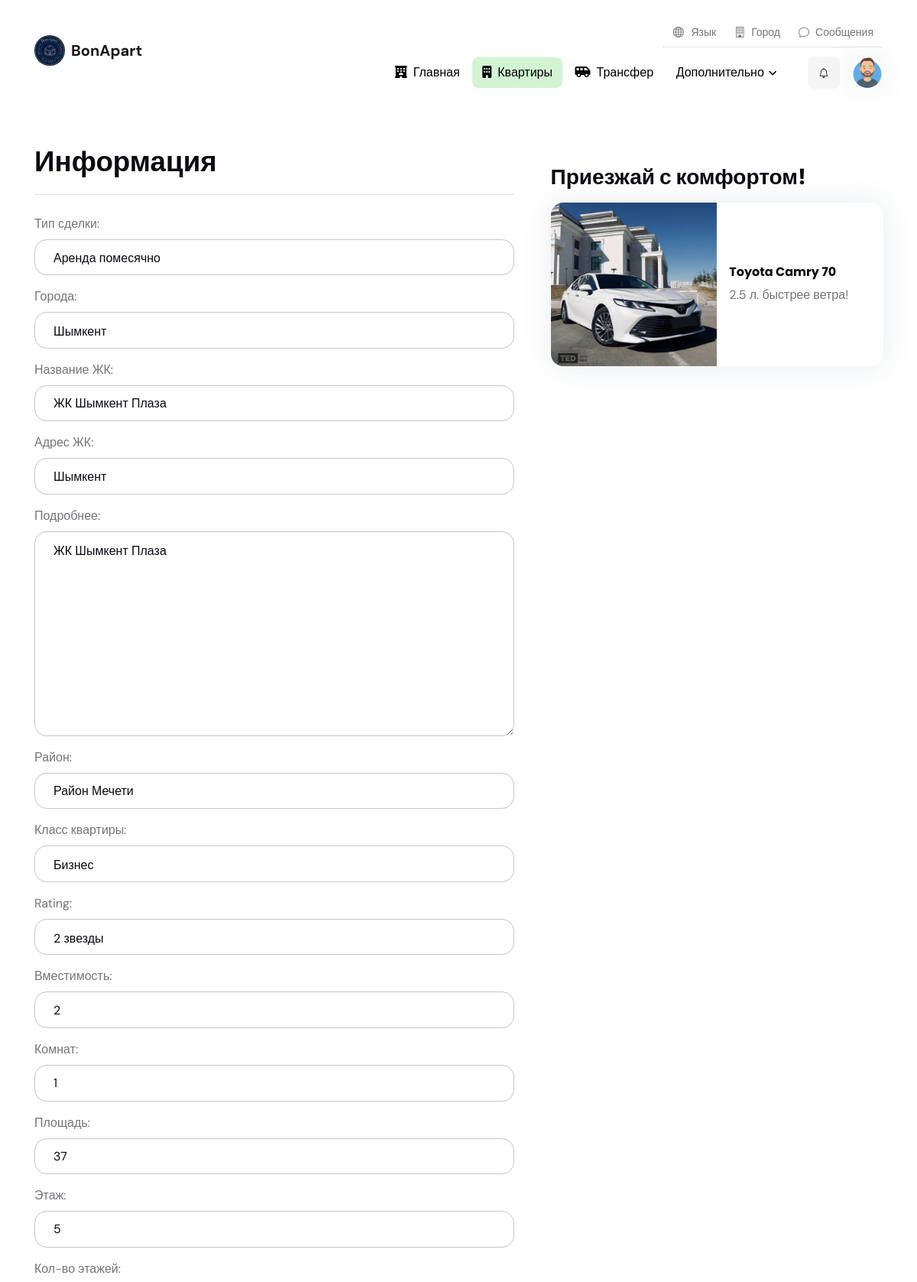
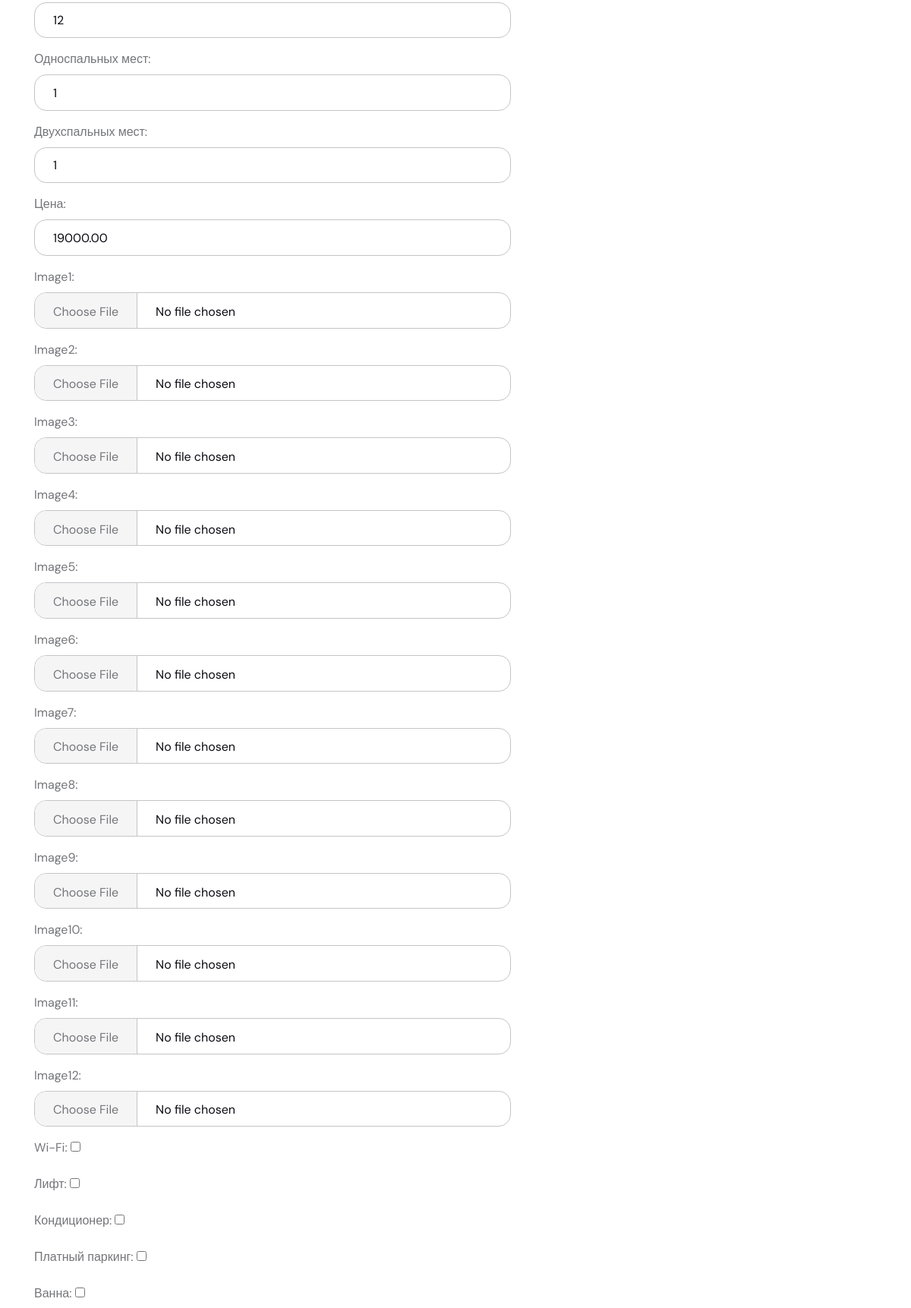
Screenshot of /apartments/apartaments-detail/13/edit (signed in, upper part) with the database file from the repository (2 pictures, top to bottom).
### apartments/models.py (models this page shows, shortened)
class Apartment(models.Model):
    DEAL_CHOICES = (
        ('daily_rent', 'Аренда по суточно'),
        ('monthly_rent', 'Аренда помесячно'),
        ('sale', 'Продажа'),
    )
    CLASS_CHOICES = (
        ('lux', 'Люкс'),
        ('business', 'Бизнес'),
        ('prestige', 'Престиж'),
    )
    STATUS_CHOICES = (
        ('pending', 'На рассмотрении'),
        ('approved', 'Одобрено'),
        ('rejected', 'Отклонено'),
    )
    RATING_CHOICES = (
        (1, '1 звезда'),
        (2, '2 звезды'),
        (3, '3 звезды'),
        (4, '4 звезды'),
        (5, '5 звезд'),
    )
    deal_type = models.CharField(max_length=20, choices=DEAL_CHOICES, default='daily_rent', verbose_name='Тип сделки')
    city = models.ForeignKey('City', on_delete=models.CASCADE, blank=True, null=True, verbose_name='Города')
    name = models.CharField(max_length=355, verbose_name = 'Название ЖК')
    address = models.CharField(max_length=355, verbose_name = 'Адрес ЖК', blank=True, null=True)
    description = models.TextField(verbose_name='Подробнее')
    side = models.CharField(max_length=255, verbose_name='Район', blank=True, null=True)
    level = models.CharField(max_length=10, choices=CLASS_CHOICES, verbose_name='Класс квартиры', blank=True, null=True)
    rating = models.IntegerField(choices=RATING_CHOICES, blank=True, null=True)
    capacity = models.PositiveIntegerField(default=2, verbose_name='Вместимость')
    room = models.PositiveIntegerField(default=1, verbose_name='Комнат')
    square = models.PositiveIntegerField(default=37, verbose_name='Площадь')
    floor = models.PositiveIntegerField(default=5, verbose_name='Этаж')
    total_floors = models.PositiveSmallIntegerField(verbose_name='Кол-во этажей')
    singlebeds = models.PositiveSmallIntegerField(default=1, verbose_name='Односпальных мест')
    doublebeds = models.PositiveSmallIntegerField(default=1, verbose_name='Двухспальных мест')
    price = models.DecimalField(max_digits=10, decimal_places=2, verbose_name='Цена')
    image1 = models.ImageField(upload_to='apartment_images/', blank=True, null=True)
    image2 = models.ImageField(upload_to='apartment_images/', blank=True, null=True)
    image3 = models.ImageField(upload_to='apartment_images/', blank=True, null=True)
    image4 = models.ImageField(upload_to='apartment_images/', blank=True, null=True)
    image5 = models.ImageField(upload_to='apartment_images/', blank=True, null=True)
    image6 = models.ImageField(upload_to='apartment_images/', blank=True, null=True)
    image7 = models.ImageField(upload_to='apartment_images/', blank=True, null=True)
    image8 = models.ImageField(upload_to='apartment_images/', blank=True, null=True)
    image9 = models.ImageField(upload_to='apartment_images/', blank=True, null=True)
    image10 = models.ImageField(upload_to='apartment_images/', blank=True, null=True)
    image11 = models.ImageField(upload_to='apartment_images/', blank=True, null=True)
    image12 = models.ImageField(upload_to='apartment_images/', blank=True, null=True)
    wifi = models.BooleanField(default=False, verbose_name='Wi-Fi')
    elevator = models.BooleanField(default=True, verbose_name='Лифт')
    air_conditioning = models.BooleanField(default=False, verbose_name='Кондиционер')
    parking = models.BooleanField(default=False, verbose_name='Платный паркинг')
    bath = models.BooleanField(default=False, verbose_name='Ванна')
    orthopedic_mattress = models.BooleanField(default=False, verbose_name='Ортопедический матрац')
    smart_tv = models.BooleanField(default=False, verbose_name='Smart TV')
    hairdryer = models.BooleanField(default=False, verbose_name='Фен')
    iron = models.BooleanField(default=False, verbose_name='Утюг')
    washing_machine = models.BooleanField(default=False, verbose_name='Стиральная машинка')
    fridge = models.BooleanField(default=False, verbose_name='Холодильник')
    electric_kettle = models.BooleanField(default=False, verbose_name='Электрический чайник')
    plate = models.BooleanField(default=False, verbose_name='Плита')
    mini_bar = models.BooleanField(default=False, verbose_name='Мини Бар')
    hygiene = models.BooleanField(default=False, verbose_name='Гигиенические принадлежности')
    dishes = models.BooleanField(default=False, verbose_name='Посуда')
    shower = models.BooleanField(default=False, verbose_name='Душ')
    timestamp = models.DateTimeField(auto_now_add=True, blank=True, null=True)
    status = models.CharField(max_length=20, choices=STATUS_CHOICES, default='pending')
    owner = models.ForeignKey(settings.AUTH_USER_MODEL, on_delete=models.CASCADE, related_name='owned_apartments', blank=True, null=True)
    def upload_to(self, filename):
        max_width = 853
        max_height = 853
        img = Image.open(filename)
        img.thumbnail((max_width, max_height), Image.ANTIALIAS)
        cropped_image_path = f"apartment_images/{filename.name}"
        img.save(cropped_image_path)
        return cropped_image_path
    class Meta:
        verbose_name = 'Квартира'
        verbose_name_plural = 'Квартиры'

class City(models.Model):
    name = models.CharField(max_length=100)
    def __str__(self):
        return self.name
    class Meta:
        verbose_name = 'Город'
        verbose_name_plural = 'Города'

### apartments/views.py (the view, shortened to what this page needs)
# urls.py: path('apartaments-detail/<int:pk>/edit', ApartamentsUpdateView.as_view(), name='apartaments_edit'),
class ApartamentsUpdateView(LoginRequiredMixin, UpdateView):
    model = Apartment
    form_class = ApartmentForm
    template_name = 'apartments/apartments_update.html'

### users/models.py (called while the page is built)
    def __str__(self):
        return f'{self.first_name} {self.last_name}'

### templates/apartments/apartments_update.html (shortened to what this page needs)
<!DOCTYPE html>
{% load static %}
<html lang="ru" data-bs-theme="light">
<head>
        <link href="https://stackpath.bootstrapcdn.com/bootstrap/4.5.2/css/bootstrap.min.css" rel="stylesheet">
		<link rel="stylesheet" type="text/css" href="{% static 'css/all.min.css' %}">
		<link rel="stylesheet" type="text/css" href="{% static 'css/bootstrap-icons.css' %}">
		<link rel="stylesheet" type="text/css" href="{% static 'css/glightbox.css' %}">
		<link rel="stylesheet" type="text/css" href="{% static 'css/flatpickr.min.css' %}">
		<link rel="stylesheet" type="text/css" href="{% static 'css/choices.min.css' %}">
		<link rel="stylesheet" type="text/css" href="{% static 'css/tiny-slider.css' %}">
		<link rel="stylesheet" type="text/css" href="{% static 'css/style.css' %}">
</head>
<body>
<header class="navbar-light py-3" style="padding: 15px;">
	<nav class="navbar navbar-expand-lg">
		<div class="container d-block">
			<div class="row align-items-center">
				<div class="col-4">
					<a class="navbar-brand d-flex align-items-center" href="{% url 'website:home' %}">
						<img style="border-radius: 50px;" class="light-mode-item navbar-brand-item" src="{% static 'images/logo.jpg' %}" alt="logo">
						<p style="margin: 0; padding: 0; margin-left: 8px;"><b>BonApart</b></p>
					</a>
				</div>
				<div class="col-8">
					<div class="align-items-center justify-content-end d-none d-lg-flex">
						<ul class="nav border-bottom mb-2">
							<li class="dropdown nav-item">
								<a class="nav-link small pb-2" href="#" role="button" id="languageDropdown" data-bs-toggle="dropdown" aria-haspopup="true" aria-expanded="false"><i class="bi bi-globe fa-fw me-2"></i>Язык</a>
							</li>
							<li class="dropdown nav-item">
								<a class="nav-link small pb-2" href="#" role="button" id="citiesDropdown" data-bs-toggle="dropdown" aria-haspopup="true" aria-expanded="false">
									<i class="bi bi-building me-2"></i>Город
								</a>
							</li>
							<li class="nav-item"> <a href="#" class="nav-link small pb-2"><i class="bi bi-chat me-2"></i>Сообщения</a> </li>
						</ul>
					</div>
					<div class="d-sm-flex align-items-center justify-content-end mt-1">
						<div class="navbar-collapse collapse justify-content-end" id="navbarCategoryCollapse">
							<ul class="navbar-nav navbar-nav-scroll nav-pills-primary-soft text-center  p-2 p-xl-0" style="margin-right: 10px;">
								<li class="nav-item"> <a style="color: black;" class="nav-link" href="{% url 'website:home' %}"><i class="fa-solid fa-hotel me-2"></i>Главная</a>	</li>
								<li class="nav-item"><a style="color: black;" class="nav-link active" href="{% url 'apartments:apartments' %}"><i class="fa-solid fa-building me-2"></i>Квартиры</a></li>
								<li class="nav-item"><a style="color: black;" class="nav-link" href="{% url 'website:transfers' %}"><i class="fa-solid fa-shuttle-van me-2"></i>Трансфер</a></li>
								<li class="nav-item dropdown">
									<a class="nav-link dropdown-toggle" style="color: black;" href="#" id="pagesFacilities" data-bs-toggle="dropdown" aria-haspopup="true" aria-expanded="false">Дополнительно</a>
								</li>
							</ul>
						</div>
						<div class="d-flex align-items-center justify-content-end">
							<div class="nav-item dropdown form-control-bg-light">
								{% if user.is_authenticated %}
									<ul class="nav flex-row align-items-center list-unstyled ms-xl-auto">
									<li class="nav-item dropdown ms-0 ms-md-3">
										<a class="nav-notification btn btn-light p-0 mb-0" href="#" role="button" data-bs-toggle="dropdown" aria-expanded="false" data-bs-auto-close="outside">
											<i class="bi bi-bell fa-fw"></i>
										</a>
									</li>
									<li class="nav-item ms-3 dropdown">
										<a class="avatar avatar-sm p-0" href="#" id="profileDropdown" role="button" data-bs-auto-close="outside" data-bs-display="static" data-bs-toggle="dropdown" aria-expanded="false">
											{% if user.photo %}
												<img class="avatar-img rounded-circle shadow" src="{{ user.photo.url }}" alt="avatar">
											{% else %}
												<img class="avatar-img rounded-circle shadow" src="{% static 'images/user.png' %}" alt="avatar">
											{% endif %}
										</a>
									</li>
								</ul>
								{% else %}
									<ul class="nav flex-row align-items-center list-unstyled ms-xl-auto">
										<a style="background-color: #169916; color: white;" href="{% url 'users:signin' %}" class="btn mb-0">Войти</a>
									</ul>
								{% endif %}
							</div>
						</div>
					</div>
				</div>
			</div>
		</div>
	</nav>
</header>
<main>
		<section class="pt-0 mt-6">
			<div class="container" data-sticky-container="">
				<div class="row g-4 g-xl-5">
					<div class="col-xl-7 order-1">
						<div class="vstack gap-5">
							<div class="card bg-transparent">
								<div class="card-header border-bottom bg-transparent px-0 pt-0">
									<h3 class="mb-0">Информация</h3>
								</div>
								<div class="card-body pt-4 p-0">
									<form method="post" action="{% url 'apartments:apartaments_edit' pk=apartment.pk %}">
										{{ form.as_p }}
									</form>
								</div>
							</div>
						</div>
					</div>
					<aside class="col-xl-5 order-xl-2">
						<div data-sticky="" data-margin-top="100" data-sticky-for="1199">
							<div class="mt-4 d-none d-xl-block">
								<h4 class="mb-3">Приезжай с комфортом!</h4>
								<div class="card shadow rounded-3 overflow-hidden">
									<div class="row g-0 align-items-center">
										<div class="col-sm-6 col-md-12 col-lg-6">
											<img src="/static/images/camry.jpeg" class="card-img rounded-0" alt="">
										</div>
										<div class="col-sm-6 col-md-12 col-lg-6">
											<div class="card-body p-3">
												<h6 class="card-title"><a href="/transfers" class="stretched-link">Toyota Camry 70</a></h6>
												<p class="mb-0">2.5 л. быстрее ветра!</p>
											</div>
										</div>
									</div>
								</div>
							</div>
						</div>
					</aside>
				</div>
			</div>
		</section>
</main>
</body>
</html>

### templates/apartments/apartments_update.html (style rules this page uses)
.nav-pills-primary-soft .nav-link.active, .nav-pills-primary-soft .nav-link:hover { color: green; background-color: #d2f4d2; }

### rows the page displays
Apartment: deal_type "Аренда помесячно", city "Шымкент", address "Шымкент", description "ЖК Шымкент Плаза", side "Район Мечети", level "Бизнес", rating "2 звезды", capacity "2", room "1", square "37", floor "5", total_floors "12", singlebeds "1", doublebeds "1", price "19000.00"
City: name "ЖК Шымкент Плаза"
